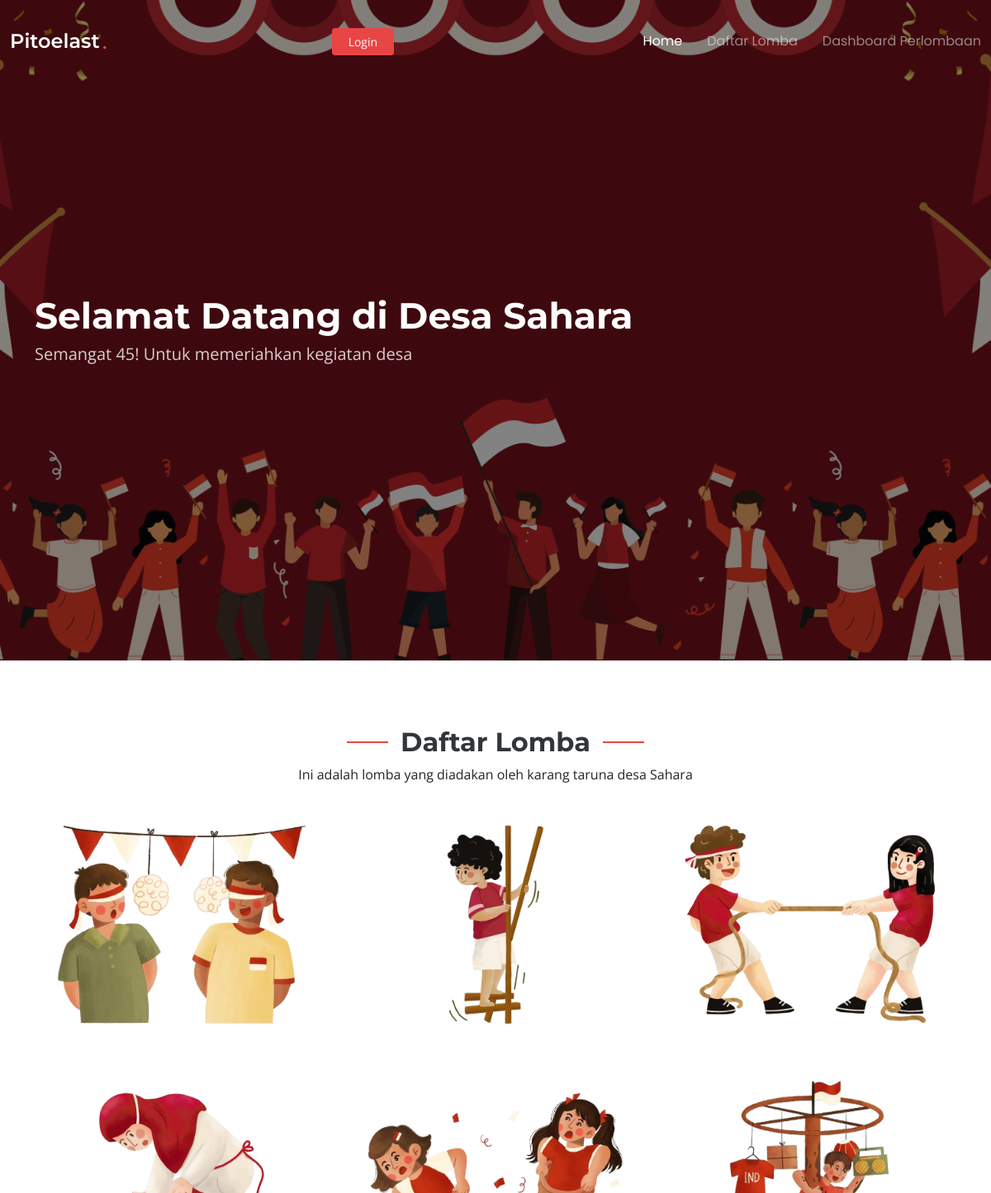
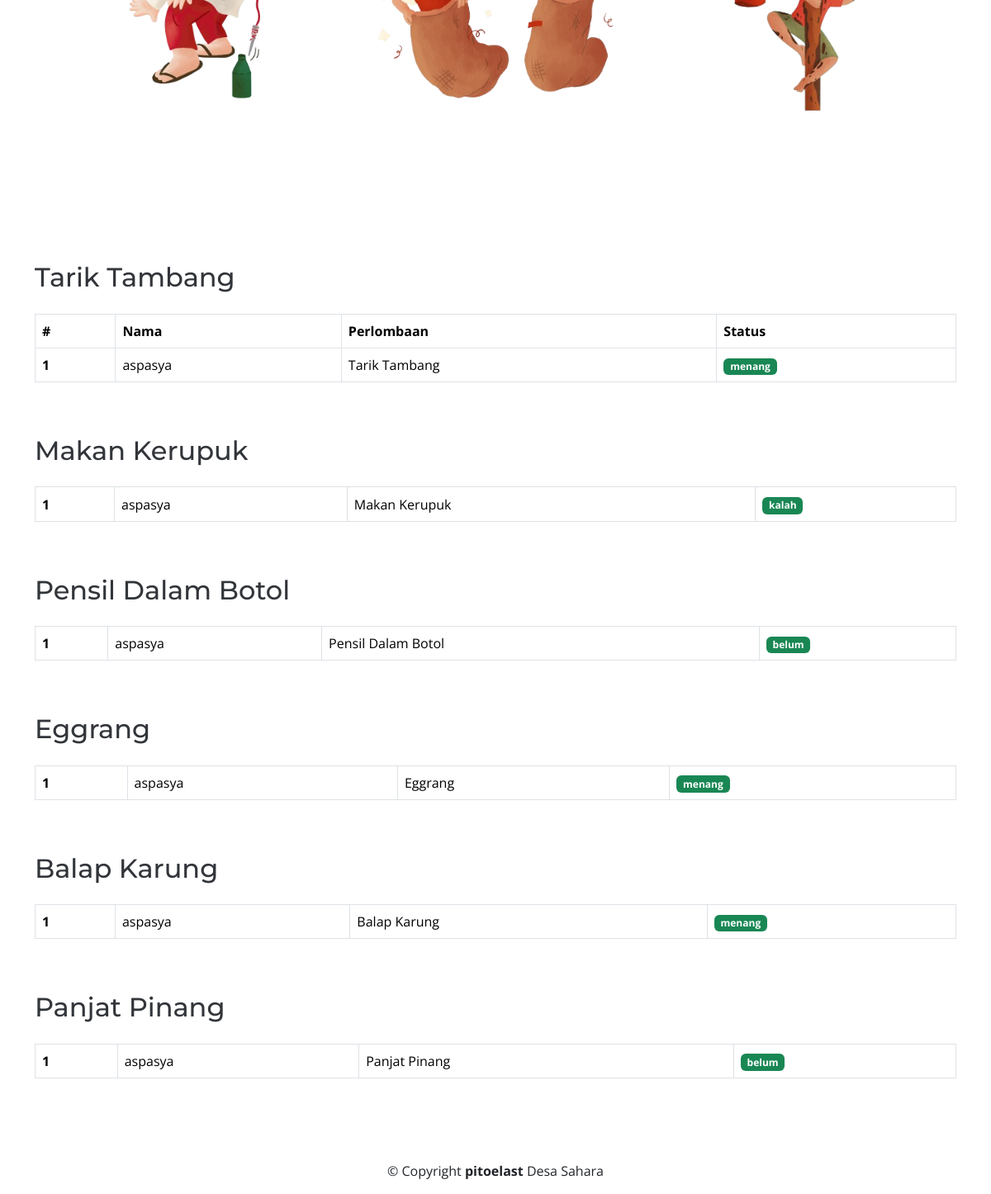
The page / on the database its author committed (2 pictures, top to bottom).
### tables this page shows
CREATE TABLE IF NOT EXISTS `data_lomba` (
  `id_data_lomba` int NOT NULL AUTO_INCREMENT,
  `id_user` int NOT NULL,
  `id_lomba` int NOT NULL,
  `status` enum('menang','kalah','belum') NOT NULL DEFAULT 'belum',
  PRIMARY KEY (`id_data_lomba`),
  KEY `id_user` (`id_user`),
  KEY `id_lomba` (`id_lomba`)
);

CREATE TABLE IF NOT EXISTS `user` (
  `id_user` int NOT NULL AUTO_INCREMENT,
  `nama_user` varchar(50) NOT NULL,
  `password` varchar(255) NOT NULL,
  `role` enum('admin','peserta') NOT NULL,
  PRIMARY KEY (`id_user`)
);

CREATE TABLE IF NOT EXISTS `lomba` (
  `id_lomba` int NOT NULL AUTO_INCREMENT,
  `nama_lomba` varchar(255) NOT NULL,
  `kategori` enum('anak','remaja','dewasa') NOT NULL,
  PRIMARY KEY (`id_lomba`)
);

### function.php (called while the page is built, shortened)
<?php
$servername = "localhost";
$username = "root";
$password = "";
$dbname = "pitulasan";
$conn = new mysqli($servername, $username, $password, $dbname);
function query($query){
    global $conn;
    $result = $conn->query($query);
    return $result;
}
?>

### index.php (the view, shortened to what this page needs)
<?php
require("function.php");
  $dataLomba = query("SELECT
    data_lomba.id_user,
    user.nama_user,
    lomba.nama_lomba,
    lomba.kategori,
    data_lomba.status
FROM data_lomba
LEFT JOIN user ON data_lomba.id_user = user.id_user
LEFT JOIN lomba ON data_lomba.id_lomba = lomba.id_lomba
");
?>
<!DOCTYPE html>
<html lang="en">
<head>
  <link href="assets/vendor/bootstrap/css/bootstrap.min.css" rel="stylesheet">
  <link href="assets/vendor/bootstrap-icons/bootstrap-icons.css" rel="stylesheet">
  <link href="assets/vendor/aos/aos.css" rel="stylesheet">
  <link href="assets/vendor/glightbox/css/glightbox.min.css" rel="stylesheet">
  <link href="assets/vendor/swiper/swiper-bundle.min.css" rel="stylesheet">
  <link href="assets/css/main.css" rel="stylesheet">
</head>
<body class="index-page">
<header id="header" class="header d-flex align-items-center fixed-top">
  <div class="container-fluid position-relative d-flex align-items-center justify-content-between">
    <a class="logo d-flex align-items-center me-auto me-xl-0">
      <h1 class="sitename">Pitoelast</h1><span>.</span>
    </a>
    <nav id="navmenu" class="navmenu">
      <ul>
        <li><a href="index.php#home" class="active">Home</a></li>
        <li><a href="index.php#portfolio">Daftar Lomba</a></li>
        <li><a href="index.php#lomba">Dashboard Perlombaan</a></li>
      </ul>
    </nav>
    <?php if(isset($_SESSION['user_name'])) : ?>
      <div class="" style="display:flex; ">
      <div class="btn-getstarted"><?= $_SESSION['user_name'] ?></div>
        <a href="logout.php" class="btn-getstarted">Logout</a>
      </div>
    <?php else : ?>
    <a class="btn-getstarted" href="login.php">Login</a>
    <?php endif; ?>
  </div>
</header>
  <main class="main">
    <section id="home" class="hero section dark-background">
      <img src="assets/img/bghome.png" alt="" data-aos="fade-in">
      <div class="container">
        <div class="row">
          <div class="col-lg-10">
            <h2 data-aos="fade-up" data-aos-delay="100">Selamat Datang di Desa Sahara</h2>
            <p data-aos="fade-up" data-aos-delay="200">Semangat 45! Untuk memeriahkan kegiatan desa</p>
          </div>
        </div>
      </div>
    </section>
<section id="portfolio" class="portfolio section">
<div class="container section-title" style="text-align: center; padding: 20px;" data-aos="fade-up">
  <h2>Daftar Lomba</h2>
  <p>Ini adalah lomba yang diadakan oleh karang taruna desa Sahara</p>
</div>
<div class="container">
  <div class="row gy-4 isotope-container" data-aos="fade-up" data-aos-delay="200">
    <div class="col-lg-4 col-md-6 portfolio-item isotope-item" style="display: flex; flex-direction: column; align-items: center; justify-content: center;">
      <img src="assets/img/lomba/mk.png" style="width: 100%; height: 300px; object-fit: cover;" alt="">
    </div>
    <div class="col-lg-4 col-md-6 portfolio-item isotope-item" style="display: flex; flex-direction: column; align-items: center; justify-content: center;">
      <img src="assets/img/lomba/egg.png" style="width: 100%; height: 300px; object-fit: cover;" alt="">
    </div>
    <div class="col-lg-4 col-md-6 portfolio-item isotope-item" style="display: flex; flex-direction: column; align-items: center; justify-content: center;">
      <img src="assets/img/lomba/tt.png" style="width: 100%; height: 300px; object-fit: cover;" alt="">
    </div>
    <div class="col-lg-4 col-md-6 portfolio-item isotope-item" style="display: flex; flex-direction: column; align-items: center; justify-content: center;">
      <img src="assets/img/lomba/pdb.png" style="width: 100%; height: 300px; object-fit: cover;" alt="">
    </div>
    <div class="col-lg-4 col-md-6 portfolio-item isotope-item" style="display: flex; flex-direction: column; align-items: center; justify-content: center;">
      <img src="assets/img/lomba/bk.png" style="width: 100%; height: 300px; object-fit: cover;" alt="">
    </div>
    <div class="col-lg-4 col-md-6 portfolio-item isotope-item" style="display: flex; flex-direction: column; align-items: center; justify-content: center;">
      <img src="assets/img/lomba/pp.png" style="width: 100%; height: 300px; object-fit: cover;" alt="">
    </div>
  </div>
</div>
</section>
<section id=lomba>
<div class="main-content">
    <div class="container mt-5">
      <h2 class="mb-4">Tarik Tambang</h2>
      <div class="table-responsive">
        <table class="table table-bordered table-hover">
          <thead>
            <tr>
              <th scope="col">#</th>
              <th scope="col">Nama</th>
              <th scope="col">Perlombaan</th>
              <th scope="col">Status</th>
            </tr>
          </thead>
          <tbody>
            <?php
              $i= 0;
              foreach($dataLomba as $lomba) :
                if($lomba['nama_lomba'] == "Tarik Tambang") :
                $i++;
            ?>
            <tr>
              <th scope="row"><?= $i; ?></th>
              <td><?= $lomba['nama_user']; ?></td>
              <td><?= $lomba['nama_lomba']; ?></td>
              <td><span class="badge bg-success"><?= $lomba['status']; ?></span></td>
            </tr>
            <?php
              endif;
              endforeach;
            ?>
          </tbody>
        </table>
      </div>
    </div>
    <div class="container mt-5">
      <h2 class="mb-4">Makan Kerupuk</h2>
      <div class="table-responsive">
        <table class="table table-bordered table-hover">
          <thead>
          <?php
              $i= 0;
              foreach($dataLomba as $lomba) :
                if($lomba['nama_lomba'] == "Makan Kerupuk") :
              $i++;
            ?>
            <tr>
              <th scope="row"><?= $i; ?></th>
              <td><?= $lomba['nama_user']; ?></td>
              <td><?= $lomba['nama_lomba']; ?></td>
              <td><span class="badge bg-success"><?= $lomba['status']; ?></span></td>
            </tr>
            <?php
                endif;
              endforeach;
            ?>
        </table>
      </div>
    </div>
    <div class="container mt-5">
      <h2 class="mb-4">Pensil Dalam Botol</h2>
      <div class="table-responsive">
        <table class="table table-bordered table-hover">
          <thead>
          <?php
              $i= 0;
              foreach($dataLomba as $lomba) :
                if($lomba['nama_lomba'] == "Pensil Dalam Botol") :
              $i++;
            ?>
            <tr>
              <th scope="row"><?= $i; ?></th>
              <td><?= $lomba['nama_user']; ?></td>
              <td><?= $lomba['nama_lomba']; ?></td>
              <td><span class="badge bg-success"><?= $lomba['status']; ?></span></td>
            </tr>
            <?php
                endif;
              endforeach;
            ?>
        </table>
      </div>
    </div>
    <div class="container mt-5">
      <h2 class="mb-4">Eggrang</h2>
      <div class="table-responsive">
        <table class="table table-bordered table-hover">
          <thead>
          <?php
              $i= 0;
              foreach($dataLomba as $lomba) :
                if($lomba['nama_lomba'] == "Eggrang") :
              $i++;
            ?>
            <tr>
              <th scope="row"><?= $i; ?></th>
              <td><?= $lomba['nama_user']; ?></td>
              <td><?= $lomba['nama_lomba']; ?></td>
              <td><span class="badge bg-success"><?= $lomba['status']; ?></span></td>
            </tr>
            <?php
                endif;
              endforeach;
            ?>
        </table>
      </div>
    </div>
    <div class="container mt-5">
      <h2 class="mb-4">Balap Karung</h2>
      <div class="table-responsive">
        <table class="table table-bordered table-hover">
          <thead>
          <?php
              $i= 0;
              foreach($dataLomba as $lomba) :
                if($lomba['nama_lomba'] == "Balap Karung") :
              $i++;
            ?>
            <tr>
              <th scope="row"><?= $i; ?></th>
              <td><?= $lomba['nama_user']; ?></td>
              <td><?= $lomba['nama_lomba']; ?></td>
              <td><span class="badge bg-success"><?= $lomba['status']; ?></span></td>
            </tr>
            <?php
                endif;
              endforeach;
            ?>
        </table>
      </div>
    </div>
    <div class="container mt-5">
      <h2 class="mb-4">Panjat Pinang</h2>
      <div class="table-responsive">
        <table class="table table-bordered table-hover">
          <thead>
          <?php
              $i= 0;
              foreach($dataLomba as $lomba) :
                if($lomba['nama_lomba'] == "Panjat Pinang") :
              $i++;
            ?>
            <tr>
              <th scope="row"><?= $i; ?></th>
              <td><?= $lomba['nama_user']; ?></td>
              <td><?= $lomba['nama_lomba']; ?></td>
              <td><span class="badge bg-success"><?= $lomba['status']; ?></span></td>
            </tr>
            <?php
                endif;
              endforeach;
            ?>
        </table>
      </div>
    </div>
  </div>
</section>
    <div class="container copyright text-center mt-4">
      <p>© <span>Copyright</span> <strong class="sitename">pitoelast</strong> <span>Desa Sahara</span></p>
    </div>
</body>
</html>

### assets/css/main.css (style rules this page uses)
:root { --default-font: "Open Sans", system-ui, -apple-system, "Segoe UI", Roboto, "Helvetica Neue", Arial, "Noto Sans", "Liberation Sans", sans-serif, "Apple Color Emoji", "Segoe UI Emoji", "Segoe UI Symbol", "Noto Color Emoji"; --heading-font: "Montserrat", sans-serif; --nav-font: "Poppins", sans-serif; }
:root { --background-color: #ffffff; --default-color: #212529; --heading-color: #32353a; --accent-color: #e84545; --surface-color: #ffffff; --contrast-color: #ffffff; }
:root { --nav-color: #3a3939; --nav-hover-color: #e84545; --nav-mobile-background-color: #ffffff; --nav-dropdown-background-color: #ffffff; --nav-dropdown-color: #3a3939; --nav-dropdown-hover-color: #e84545; }
.dark-background { --background-color: #060606; --default-color: #ffffff; --heading-color: #ffffff; --surface-color: #252525; --contrast-color: #ffffff; }
:root { scroll-behavior: smooth; }
body { color: var(--default-color); background-color: var(--background-color); font-family: var(--default-font); }
a { color: var(--accent-color); text-decoration: none; transition: 0.3s; }
h1, h2, h3, h4, h5, h6 { color: var(--heading-color); font-family: var(--heading-font); }
.header { color: var(--default-color); background-color: var(--background-color); padding: 20px 0; transition: all 0.5s; z-index: 997; }
.header .logo { line-height: 1; }
.header .logo h1 { font-size: 24px; margin: 0; font-weight: 600; color: var(--heading-color); }
.header .logo span { color: var(--accent-color); font-size: 24px; font-weight: 600; padding-left: 3px; }
.header .btn-getstarted, .header .btn-getstarted:focus { color: var(--contrast-color); background: var(--accent-color); font-size: 14px; padding: 8px 26px; margin: 0; border-radius: 4px; transition: 0.3s; }
@media (max-width: 1200px) { .header .logo { order: 1; } }
@media (max-width: 1200px) { .header .btn-getstarted { order: 2; margin: 0 15px 0 0; padding: 6px 20px; } }
@media (max-width: 1200px) { .header .navmenu { order: 3; } }
.index-page .header { --background-color: rgba(255, 255, 255, 0); --heading-color: #ffffff; --nav-color: rgba(255, 255, 255, 0.5); --nav-hover-color: #ffffff; }
@media (min-width: 1200px) { .navmenu { padding: 0; } }
@media (min-width: 1200px) { .navmenu ul { margin: 0; padding: 0; display: flex; list-style: none; align-items: center; } }
@media (min-width: 1200px) { .navmenu li { position: relative; } }
@media (min-width: 1200px) { .navmenu a, .navmenu a:focus { color: var(--nav-color); padding: 18px 15px; font-size: 16px; font-family: var(--nav-font); font-weight: 400; display: flex; align-items: center; justify-content: space-between; white-space: nowrap; transition: 0.3s; } }
@media (min-width: 1200px) { .navmenu li:last-child a { padding-right: 0; } }
@media (min-width: 1200px) { .navmenu li:hover>a, .navmenu .active, .navmenu .active:focus { color: var(--nav-hover-color); } }
section, .section { color: var(--default-color); background-color: var(--background-color); padding: 60px 0; scroll-margin-top: 98px; overflow: clip; }
.section-title { text-align: center; padding-bottom: 60px; position: relative; }
.section-title h2 { font-size: 32px; font-weight: 700; position: relative; }
.section-title h2:before, .section-title h2:after { content: ""; width: 50px; height: 2px; background: var(--accent-color); display: inline-block; }
.section-title h2:before { margin: 0 15px 10px 0; }
.section-title h2:after { margin: 0 0 10px 15px; }
.section-title p { margin-bottom: 0; }
.hero { width: 100%; min-height: 100vh; position: relative; padding: 80px 0; display: flex; align-items: center; justify-content: center; }
.hero img { position: absolute; inset: 0; display: block; width: 100%; height: 100%; object-fit: cover; z-index: 1; }
.hero:before { content: ""; background: color-mix(in srgb, var(--background-color), transparent 50%); position: absolute; inset: 0; z-index: 2; }
.hero .container { position: relative; z-index: 3; }
.hero h2 { margin: 0; font-size: 44px; font-weight: 700; }
.hero p { color: color-mix(in srgb, var(--default-color), transparent 20%); margin: 5px 0 0 0; font-size: 20px; }
.portfolio .portfolio-item { position: relative; overflow: hidden; }

### rows shown on the page
data_lomba: id_user.nama_user "aspasya", id_lomba.nama_lomba "Tarik Tambang", status "menang"
data_lomba: id_user.nama_user "aspasya", id_lomba.nama_lomba "Makan Kerupuk", status "kalah"
data_lomba: id_user.nama_user "aspasya", id_lomba.nama_lomba "Pensil Dalam Botol", status "belum"
data_lomba: id_user.nama_user "aspasya", id_lomba.nama_lomba "Eggrang", status "menang"
data_lomba: id_user.nama_user "aspasya", id_lomba.nama_lomba "Balap Karung", status "menang"
data_lomba: id_user.nama_user "aspasya", id_lomba.nama_lomba "Panjat Pinang", status "belum"
